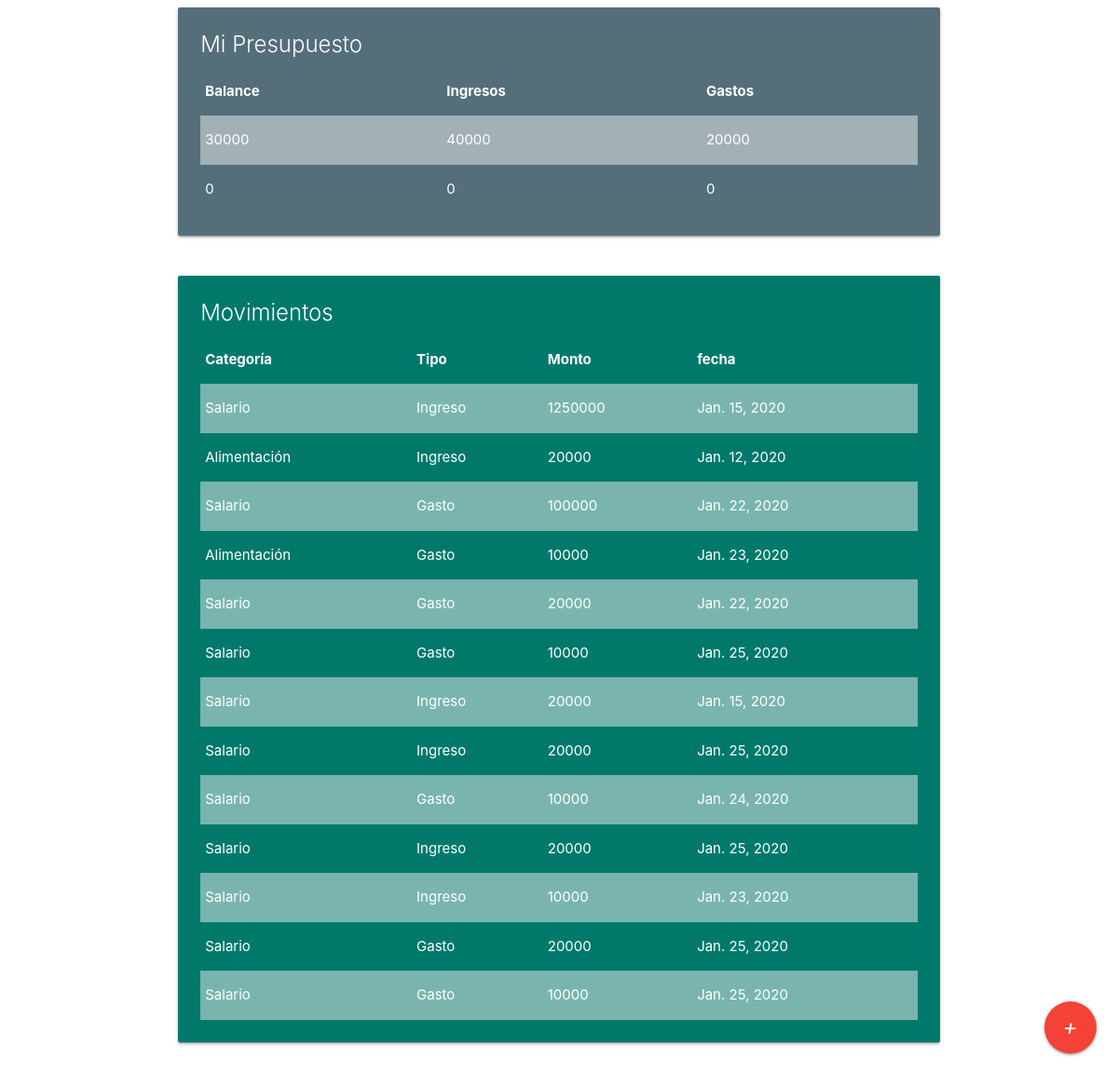
The page / on the database its author committed.
### billetera/models.py (models this page shows, shortened)
class Balance(models.Model):
    saldo = models.DecimalField(max_digits=8, decimal_places=0)
    ingresos = models.IntegerField()
    gastos = models.IntegerField()

class Movimiento(models.Model):
    GASTO = "Gasto"
    INGRESO = "Ingreso"
    TIPO_GASTO_CHOICE = [
        (INGRESO, 'Ingreso'),
        (GASTO, 'Gasto'),
    ]
    categoria = models.ForeignKey(Categoria, null=False, on_delete=models.CASCADE)
    tipo = models.CharField(choices=TIPO_GASTO_CHOICE, default=GASTO, max_length=10)
    monto = models.DecimalField(max_digits=8, decimal_places=0)
    fecha = models.DateField(default=datetime.date.today)

class Categoria(models.Model):
    descripcion = models.CharField(max_length=100)

### billetera/views.py (the view)
# urls.py: path('', views.getBadget),
def getBadget(request):
    balance = Balance.objects.all()
    movimiento = Movimiento.objects.all()
    return render(request, 'home.html', {"balance" : balance, "movimiento" : movimiento})

### templates/home.html (shortened to what this page needs)
<!DOCTYPE html>
<html lang="en" dir="ltr">
  <head>
    <link rel="stylesheet" href="https://cdnjs.cloudflare.com/ajax/libs/materialize/1.0.0/css/materialize.min.css">
  </head>
  <body>
    <div class="container">
      <div class="row">
        <div class="col s12 m12">
          <div class="card blue-grey darken-1">
            <div class="card-content white-text">
              <span class="card-title">Mi Presupuesto</span>
                <table class="striped">
                  <thead>
                    <tr>
                      <th>Balance</th>
                      <th>Ingresos</th>
                      <th>Gastos</th>
                    </tr>
                  </thead>
                  <tbody>
                    {% for data in balance %}
                    <tr>
                      <td>{{ data.saldo }}</td>
                      <td>{{ data.ingresos }}</td>
                      <td>{{ data.gastos }}</td>
                    </tr>
                    {% endfor %}
                  </tbody>
                </table>
            </div>
          </div>
        </div>
      </div>
      <div class="row">
        <div class="col s12 m12">
          <div class="card teal darken-2">
            <div class="card-content white-text">
              <span class="card-title">Movimientos</span>
                <table class="striped">
                  <thead>
                    <tr>
                      <th>Categoría</th>
                      <th>Tipo</th>
                      <th>Monto</th>
                      <th>fecha</th>
                    </tr>
                  </thead>
                  <tbody>
                    {% for mov in movimiento %}
                    <tr>
                      <td>{{ mov.categoria.descripcion }}</td>
                      <td>{{ mov.tipo }}</td>
                      <td>{{ mov.monto }}</td>
                      <td>{{ mov.fecha }}</td>
                    </tr>
                    {% endfor %}
                  </tbody>
                </table>
            </div>
          </div>
        </div>
      </div>
    </div>
    <div class="fixed-action-btn">
      <a href="{% url 'movimiento' %}" class="btn-floating btn-large red">
        <i class="large material-icons">+</i>
      </a>
    </div>
  </body>
</html>

### rows shown on the page
Balance: saldo "30000", ingresos "40000", gastos "20000"
Balance: saldo "0", ingresos "0", gastos "0"
Movimiento: categoria.descripcion "Salario", tipo "Ingreso", monto "1250000", fecha "Jan. 15, 2020"
Movimiento: categoria.descripcion "Alimentación", tipo "Ingreso", monto "20000", fecha "Jan. 12, 2020"
Movimiento: categoria.descripcion "Salario", tipo "Gasto", monto "100000", fecha "Jan. 22, 2020"
Movimiento: categoria.descripcion "Alimentación", tipo "Gasto", monto "10000", fecha "Jan. 23, 2020"
Movimiento: categoria.descripcion "Salario", tipo "Gasto", monto "20000", fecha "Jan. 22, 2020"
Movimiento: categoria.descripcion "Salario", tipo "Gasto", monto "10000", fecha "Jan. 25, 2020"
Movimiento: categoria.descripcion "Salario", tipo "Ingreso", monto "20000", fecha "Jan. 15, 2020"
Movimiento: categoria.descripcion "Salario", tipo "Ingreso", monto "20000", fecha "Jan. 25, 2020"
Movimiento: categoria.descripcion "Salario", tipo "Gasto", monto "10000", fecha "Jan. 24, 2020"
Movimiento: categoria.descripcion "Salario", tipo "Ingreso", monto "20000", fecha "Jan. 25, 2020"
Movimiento: categoria.descripcion "Salario", tipo "Ingreso", monto "10000", fecha "Jan. 23, 2020"
Movimiento: categoria.descripcion "Salario", tipo "Gasto", monto "20000", fecha "Jan. 25, 2020"
Movimiento: categoria.descripcion "Salario", tipo "Gasto", monto "10000", fecha "Jan. 25, 2020"
